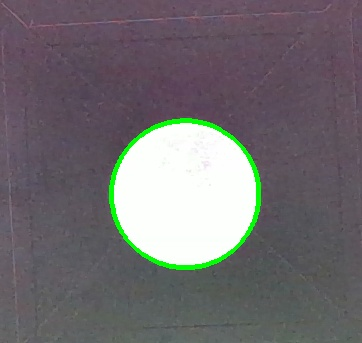
#> input picture service/view-service/teaching_images/IMG-20260930-223750-472689.jpg, 362 x 343 px
$ python vision_service.py --image teaching_images/IMG-20260930-223750-472689.jpg
#> lines starting #> are read from the running program, lines starting #| are printed output that depends on the picture; after the words box and inside, x2 and y2 are one past the last pixel; in counts of white or black regions, pixels touching at a corner belong together
from __future__ import annotations

import argparse
import json
import math
import time
from dataclasses import asdict, dataclass
from pathlib import Path
from typing import Any

import cv2
import numpy as np

try:
    import pyrealsense2 as rs
except ImportError:
    rs = None


@dataclass
class VisionConfig:
    width: int = 1280
    height: int = 720
    fps: int = 15
    warmup_frames: int = 20
    blur_kernel: int = 7
    canny_low: int = 50
    canny_high: int = 140
    adaptive_block_size: int = 31
    adaptive_c: int = 6
    morph_kernel: int = 5
    min_contour_area_px: int = 1500
    circle_min_radius_px: int = 20
    circle_max_radius_px: int = 260
    circle_param1: int = 120
    circle_param2: int = 22
    pixels_per_mm: float | None = None


@dataclass
class VisionCapture:
    color_bgr: np.ndarray
    depth_mm: np.ndarray | None
    intrinsics: dict[str, float] | None
    source: str
    captured_at: str


def _timestamp_text() -> str:
    return time.strftime("%Y-%m-%d %H:%M:%S")


def _odd(value: int, fallback: int) -> int:
    parsed = int(value or fallback)
    if parsed < 3:
        parsed = fallback
    return parsed if parsed % 2 == 1 else parsed + 1


def _ensure_dir(path: Path) -> None:
    path.mkdir(parents=True, exist_ok=True)


def _depth_area_mm2(mask: np.ndarray, depth_mm: np.ndarray, intrinsics: dict[str, float]) -> float | None:
    if depth_mm is None or not intrinsics:
        return None
    fy = float(intrinsics.get("fy") or 0.0)
    fx = float(intrinsics.get("fx") or 0.0)
    if fx <= 0 or fy <= 0:
        return None
    depth_values = depth_mm[mask > 0].astype(np.float64)
    if depth_values.size == 0:
        return None
    depth_values = depth_values[np.isfinite(depth_values) & (depth_values > 0)]
    if depth_values.size == 0:
        return None
    pixel_areas = (depth_values / fx) * (depth_values / fy)
    return float(pixel_areas.sum())


def _pixel_scale_mm(mask: np.ndarray, depth_mm: np.ndarray, intrinsics: dict[str, float]) -> float | None:
    if depth_mm is None or not intrinsics:
        return None
    fx = float(intrinsics.get("fx") or 0.0)
    fy = float(intrinsics.get("fy") or 0.0)
    if fx <= 0 or fy <= 0:
        return None
    depth_values = depth_mm[mask > 0].astype(np.float64)
    depth_values = depth_values[np.isfinite(depth_values) & (depth_values > 0)]
    if depth_values.size == 0:
        return None
    median_depth = float(np.median(depth_values))
    mm_per_px_x = median_depth / fx
    mm_per_px_y = median_depth / fy
    return (mm_per_px_x + mm_per_px_y) / 2.0


def _fallback_scale_mm_per_px(config: VisionConfig) -> float | None:
    if config.pixels_per_mm and config.pixels_per_mm > 0:
        return 1.0 / config.pixels_per_mm
    return None


def analyze_frame(capture: VisionCapture, config: VisionConfig) -> dict[str, Any]:
    color = capture.color_bgr.copy()
    gray = cv2.cvtColor(color, cv2.COLOR_BGR2GRAY)
    blur_kernel = _odd(config.blur_kernel, 7)
    blurred = cv2.GaussianBlur(gray, (blur_kernel, blur_kernel), 0)

    thresh = cv2.adaptiveThreshold(
        blurred,
        255,
        cv2.ADAPTIVE_THRESH_GAUSSIAN_C,
        cv2.THRESH_BINARY_INV,
        _odd(config.adaptive_block_size, 31),
        config.adaptive_c,
    )
    edges = cv2.Canny(blurred, config.canny_low, config.canny_high)
    combined = cv2.bitwise_or(thresh, edges)

    kernel_size = max(3, int(config.morph_kernel))
    kernel = np.ones((kernel_size, kernel_size), np.uint8)
    mask = cv2.morphologyEx(combined, cv2.MORPH_CLOSE, kernel, iterations=2)
    mask = cv2.morphologyEx(mask, cv2.MORPH_OPEN, kernel, iterations=1)

    contours, _ = cv2.findContours(mask, cv2.RETR_EXTERNAL, cv2.CHAIN_APPROX_SIMPLE)
    contours = [c for c in contours if cv2.contourArea(c) >= config.min_contour_area_px]
    if not contours:
        return {
            "ok": False,
            "message": "No object contour detected",
            "captured_at": capture.captured_at,
            "source": capture.source,
        }

    contour = max(contours, key=cv2.contourArea)
    contour_area_px = float(cv2.contourArea(contour))
    x, y, w, h = cv2.boundingRect(contour)
    perimeter_px = float(cv2.arcLength(contour, True))
    hull = cv2.convexHull(contour)
    hull_area_px = float(cv2.contourArea(hull))
    solidity = contour_area_px / hull_area_px if hull_area_px > 0 else 0.0
    circularity = (4.0 * math.pi * contour_area_px / (perimeter_px * perimeter_px)) if perimeter_px > 0 else 0.0

    mask_single = np.zeros_like(gray)
    cv2.drawContours(mask_single, [contour], -1, 255, thickness=-1)

    mm_per_px = _pixel_scale_mm(mask_single, capture.depth_mm, capture.intrinsics)
    if mm_per_px is None:
        mm_per_px = _fallback_scale_mm_per_px(config)

    area_mm2 = _depth_area_mm2(mask_single, capture.depth_mm, capture.intrinsics)
    if area_mm2 is None and mm_per_px is not None:
        area_mm2 = contour_area_px * (mm_per_px ** 2)

    width_mm = w * mm_per_px if mm_per_px is not None else None
    height_mm = h * mm_per_px if mm_per_px is not None else None
    equivalent_diameter_mm = None
    if area_mm2 is not None and area_mm2 > 0:
        equivalent_diameter_mm = math.sqrt((4.0 * area_mm2) / math.pi)

    circles = cv2.HoughCircles(
        blurred,
        cv2.HOUGH_GRADIENT,
        dp=1.2,
        minDist=max(40, gray.shape[1] // 6),
        param1=config.circle_param1,
        param2=config.circle_param2,
        minRadius=config.circle_min_radius_px,
        maxRadius=config.circle_max_radius_px,
    )

    shape_guess = "Irregular"
    circle_candidates: list[dict[str, float]] = []
    if circles is not None:
        for item in np.round(circles[0, :]).astype(int):
            cx, cy, radius = int(item[0]), int(item[1]), int(item[2])
            if x <= cx <= x + w and y <= cy <= y + h:
                circle_candidates.append(
                    {
                        "center_x_px": float(cx),
                        "center_y_px": float(cy),
                        "radius_px": float(radius),
                        "diameter_mm": float(radius * 2 * mm_per_px) if mm_per_px is not None else None,
                    }
                )
        if circle_candidates:
            shape_guess = "Circular"
        elif solidity > 0.92:
            shape_guess = "Bar"
    else:
        if circularity >= 0.72:
            shape_guess = "Circular"
        elif solidity > 0.92:
            shape_guess = "Bar"

    overlay = color.copy()
    cv2.drawContours(overlay, [contour], -1, (0, 255, 255), 3)
    cv2.rectangle(overlay, (x, y), (x + w, y + h), (255, 200, 0), 2)
    for item in circle_candidates:
        cx = int(item["center_x_px"])
        cy = int(item["center_y_px"])
        radius = int(item["radius_px"])
        cv2.circle(overlay, (cx, cy), radius, (0, 180, 255), 2)
        cv2.circle(overlay, (cx, cy), 2, (0, 180, 255), 3)

    return {
        "ok": True,
        "message": "Object detected",
        "captured_at": capture.captured_at,
        "source": capture.source,
        "shape_guess": shape_guess,
        "contour_area_px": round(contour_area_px, 3),
        "perimeter_px": round(perimeter_px, 3),
        "circularity": round(circularity, 4),
        "solidity": round(solidity, 4),
        "bounding_box_px": {"x": x, "y": y, "width": w, "height": h},
        "bounding_box_mm": {
            "width": round(width_mm, 3) if width_mm is not None else None,
            "height": round(height_mm, 3) if height_mm is not None else None,
        },
        "projected_area_mm2": round(area_mm2, 3) if area_mm2 is not None else None,
        "equivalent_diameter_mm": round(equivalent_diameter_mm, 3) if equivalent_diameter_mm is not None else None,
        "mm_per_pixel": round(mm_per_px, 6) if mm_per_px is not None else None,
        "circle_candidates": circle_candidates,
        "mask": mask_single,
        "overlay": overlay,
    }


def capture_from_image(image_path: Path) -> VisionCapture:
    color = cv2.imread(str(image_path), cv2.IMREAD_COLOR)
    if color is None:
        raise ValueError(f"Unable to read image: {image_path}")
    return VisionCapture(
        color_bgr=color,
        depth_mm=None,
        intrinsics=None,
        source=str(image_path),
        captured_at=_timestamp_text(),
    )


# [43 lines left out: function capture_from_realsense, not called in this run]


def save_artifacts(result: dict[str, Any], output_dir: Path, stem: str) -> dict[str, str]:
    _ensure_dir(output_dir)
    mask = result.pop("mask", None)
    overlay = result.pop("overlay", None)
    saved: dict[str, str] = {}

    if overlay is not None:
        overlay_path = output_dir / f"{stem}_overlay.png"
        cv2.imwrite(str(overlay_path), overlay)
        saved["overlay_path"] = str(overlay_path)
    if mask is not None:
        mask_path = output_dir / f"{stem}_mask.png"
        cv2.imwrite(str(mask_path), mask)
        saved["mask_path"] = str(mask_path)

    return saved


def run_capture(
    *,
    image_path: Path | None,
    use_realsense: bool,
    output_dir: Path,
    pixels_per_mm: float | None,
) -> dict[str, Any]:
    config = VisionConfig(pixels_per_mm=pixels_per_mm)
    capture = capture_from_realsense(config) if use_realsense else capture_from_image(image_path)  # type: ignore[arg-type]
    result = analyze_frame(capture, config)
    stem = f"vision_{time.strftime('%Y%m%d_%H%M%S')}"
    saved = save_artifacts(result, output_dir, stem)
    result.update(saved)

    json_path = output_dir / f"{stem}_result.json"
    _ensure_dir(output_dir)
    json_path.write_text(json.dumps(result, indent=2, ensure_ascii=False) + "\n", encoding="utf-8")
    result["result_json_path"] = str(json_path)
    return result


# [9 lines left out: function build_demo_image, not called in this run]


def parse_args() -> argparse.Namespace:
    parser = argparse.ArgumentParser(description="Standalone Intel RealSense / OpenCV vision test tool")
    parser.add_argument("--image", type=Path, help="Analyze a saved image instead of RealSense")
    parser.add_argument("--realsense", action="store_true", help="Capture one frame from Intel RealSense")
    parser.add_argument("--output-dir", type=Path, default=Path("vision_debug"), help="Where to save debug outputs")
    parser.add_argument("--pixels-per-mm", type=float, default=None, help="Fallback pixel calibration for image-only mode")
    parser.add_argument("--demo-image", action="store_true", help="Generate a synthetic ring image and analyze it")
    return parser.parse_args()


def main() -> None:
    args = parse_args()
    if args.demo_image:
        demo_path = build_demo_image(args.output_dir)
        args.image = demo_path
        args.realsense = False
        if args.pixels_per_mm is None:
            args.pixels_per_mm = 4.0

    if not args.realsense and args.image is None:
        raise SystemExit("Use --image PATH, --demo-image, or --realsense")
    if args.realsense and args.image is not None:
        raise SystemExit("Choose either --realsense or --image, not both")

    result = run_capture(
        image_path=args.image,
        use_realsense=bool(args.realsense),
        output_dir=args.output_dir,
        pixels_per_mm=args.pixels_per_mm,
    )
#> in capture_from_image, color is the input picture: shape (343, 362, 3); mean B, G, R 112, 108.8, 112.3
#> in analyze_frame, `cv2.rectangle(overlay, (x, y), (x + w, y + h), (255, 200, 0), 2)`:
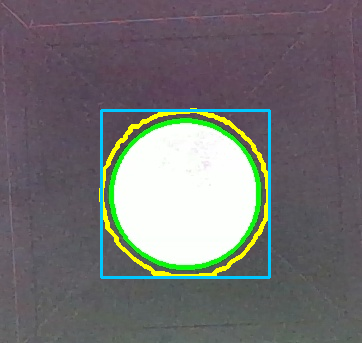
#> overlay: shape (343, 362, 3); mean of channels 0, 1, 2 113.2, 113.6, 113.6; drawn as B, G, R
#> after the loop in analyze_frame, `for item in circle_candidates:`:
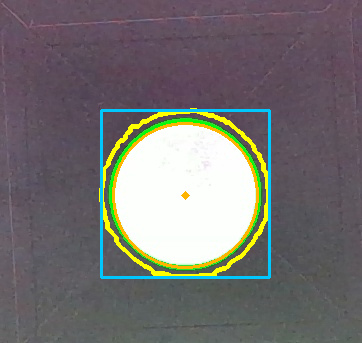
#> overlay: shape (343, 362, 3); 1.14% of pixels changed, all inside (x1, y1, x2, y2) = (112, 122, 259, 269); drawn as B, G, R
#> in run_capture, `result = analyze_frame(capture, config)`: result = 17 items
#> in save_artifacts, `mask = result.pop("mask", None)`:
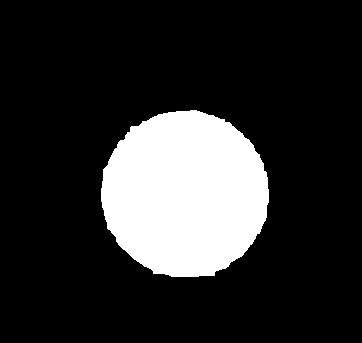
#> mask: shape (343, 362); 17.7% white; 1 white region, box (x1, y1, x2, y2) and area: (101, 110, 269, 277) 21966
#> in run_capture, `saved = save_artifacts(result, output_dir, stem)`: saved = 2 items
#> result = 18 items
    print(json.dumps(result, indent=2, ensure_ascii=False))
#> (printed output is left out)


if __name__ == "__main__":
    main()

$ run again, on service/view-service/teaching_images/IMG-20260930-224558-497163.jpg
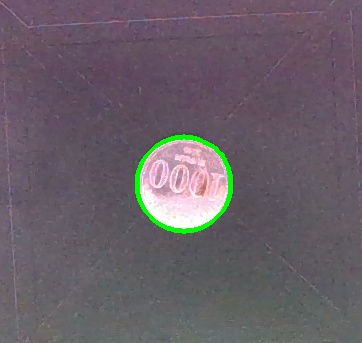
#> input picture service/view-service/teaching_images/IMG-20260930-224558-497163.jpg, 362 x 343 px
#> in capture_from_image, color is the input picture: shape (343, 362, 3); mean B, G, R 103.9, 95.4, 104.6
#> after the loop in analyze_frame, `for item in circle_candidates:`:
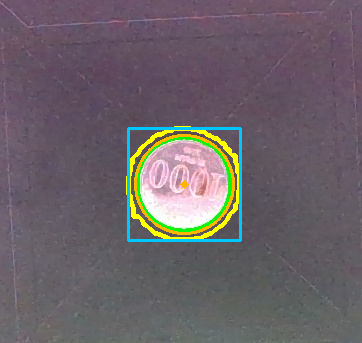
#> overlay: shape (343, 362, 3); mean of channels 0, 1, 2 104.3, 98.5, 106.9; drawn as B, G, R
#> in run_capture, `result = analyze_frame(capture, config)`: result = 17 items
#> in save_artifacts, `mask = result.pop("mask", None)`:
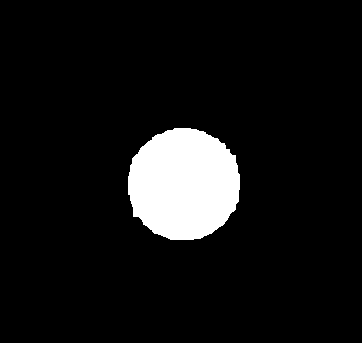
#> mask: shape (343, 362); 8% white; 1 white region, box (x1, y1, x2, y2) and area: (128, 128, 240, 240) 9978
#> saved = 2 items
#> in main, `result = run_capture( image_path=args.image, use_realsense=bool(args.r..`: result = 18 items
#> (printed output is left out)

$ run again, on service/view-service/teaching_images/IMG-20260930-231106-252193.jpg
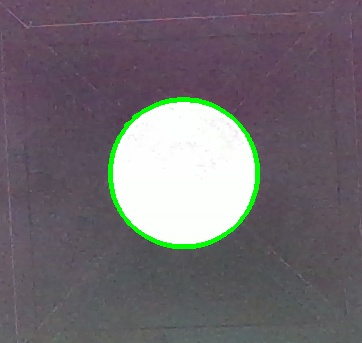
#> input picture service/view-service/teaching_images/IMG-20260930-231106-252193.jpg, 362 x 343 px
#> in capture_from_image, color is the input picture: shape (343, 362, 3); mean B, G, R 112.1, 106.6, 112
#> after the loop in analyze_frame, `for item in circle_candidates:`:
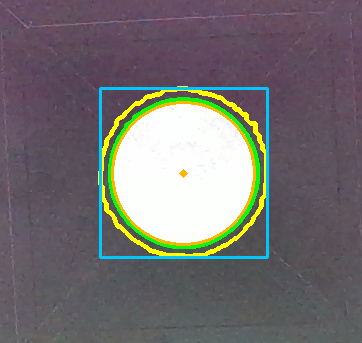
#> overlay: shape (343, 362, 3); mean of channels 0, 1, 2 111.5, 110.9, 114.3; drawn as B, G, R
#> in run_capture, `result = analyze_frame(capture, config)`: result = 17 items
#> in save_artifacts, `mask = result.pop("mask", None)`:
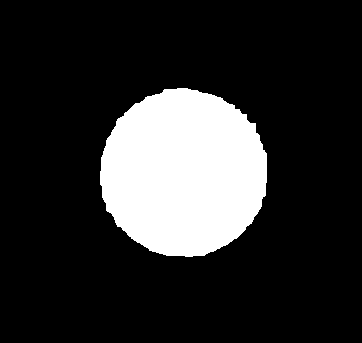
#> mask: shape (343, 362); 17.8% white; 1 white region, box (x1, y1, x2, y2) and area: (100, 88, 267, 257) 22118
#> saved = 2 items
#> in main, `result = run_capture( image_path=args.image, use_realsense=bool(args.r..`: result = 18 items
#> (printed output is left out)
